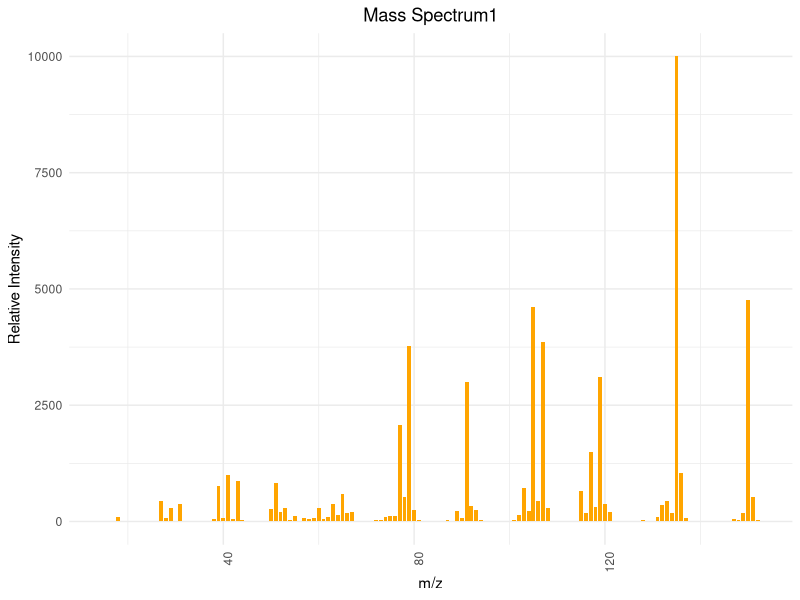
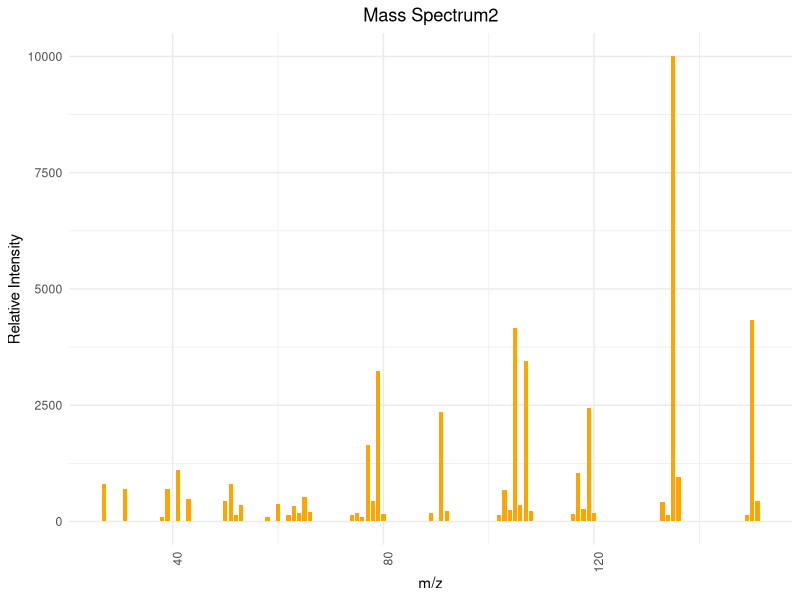
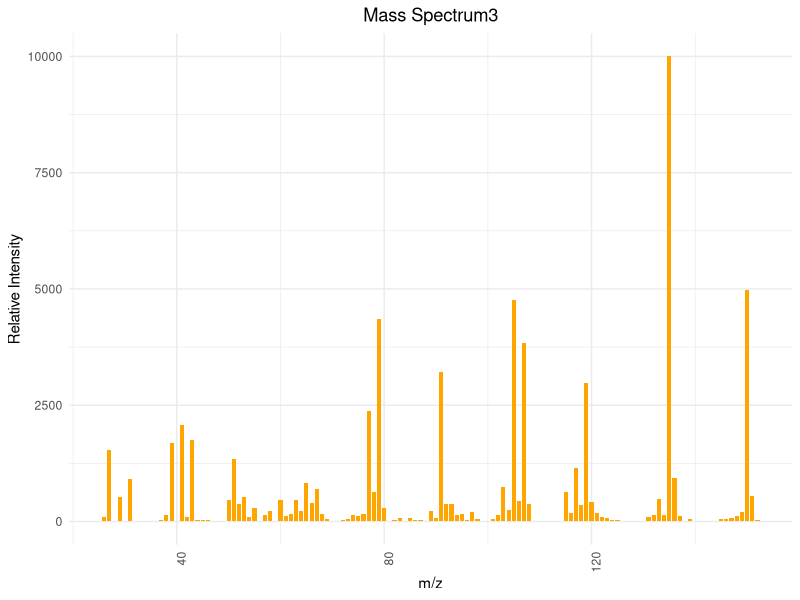
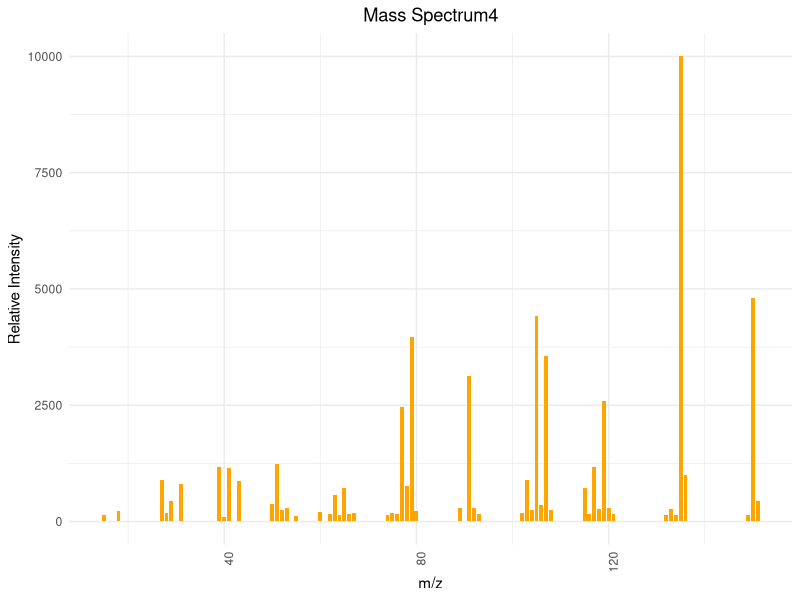
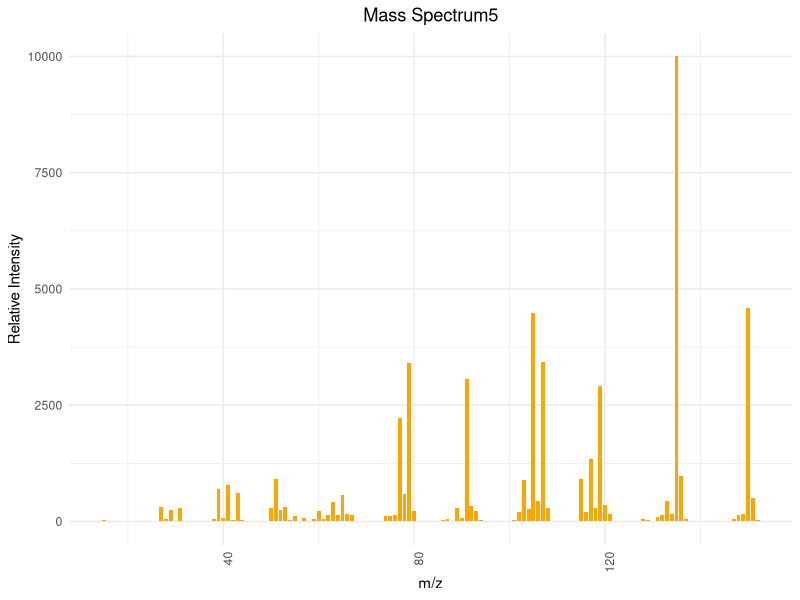

Recreate these plots in R, in order.
## ---- chunk 1
# 安装并加载所需的包
library(ggplot2)

# 图1
mz1 <- c(15, 17, 18, 26, 27, 28, 29, 30, 31, 32, 37, 38, 39, 40, 41, 42, 43, 44, 45, 46, 49, 50, 51, 52, 53, 54, 55, 56, 57, 58, 59, 60, 61, 62, 63, 64, 65, 66, 67, 68, 69, 72, 73, 74, 75, 76, 77, 78, 79, 80, 81, 82, 85, 86, 87, 88, 89, 90, 91, 92, 93, 94, 95, 98, 101, 102, 103, 104, 105, 106, 107, 108, 109, 113, 114, 115, 116, 117, 118, 119, 120, 121, 122, 127, 128, 129, 130, 131, 132, 133, 134, 135, 136, 137, 147, 148, 149, 150, 151, 152)
intensity1 <- c(20, 10, 90, 10, 440, 80, 280, 10, 380, 10, 10, 60, 760, 70, 1010, 50, 870, 30, 20, 10, 10, 260, 820, 210, 280, 30, 110, 20, 80, 50, 80, 280, 60, 100, 370, 150, 590, 190, 200, 10, 10, 30, 30, 100, 120, 110, 2070, 520, 3770, 250, 30, 10, 10, 20, 30, 10, 220, 80, 2990, 340, 240, 30, 20, 10, 30, 140, 710, 230, 4610, 450, 3850, 300, 20, 10, 10, 660, 180, 1490, 310, 3110, 380, 200, 20, 20, 40, 20, 10, 90, 350, 450, 190, 9999, 1050, 70, 60, 40, 190, 4770, 520, 30)

data1 <- data.frame(mz1, intensity1)


ggplot(data1, aes(x=mz1, y=intensity1)) +
  geom_bar(stat="identity", fill="orange", width=0.8) + 
  theme_minimal() + 
  labs(title="Mass Spectrum1",
       x="m/z",
       y="Relative Intensity") + 
  theme(axis.text.x = element_text(angle = 90, hjust = 1), plot.title = element_text(hjust = 0.5))  

# 图2
mz2 <- c(27, 31, 38, 39, 41, 43, 50, 51, 52, 53, 58, 60, 62, 63, 64, 65, 66, 74, 75, 76, 77, 78, 79, 80, 89, 91, 92, 102, 103, 104, 105, 106, 107, 108, 116, 117, 118, 119, 120, 133, 134, 135, 136, 149, 150, 151)
intensity2 <- c(810, 700, 100, 700, 1110, 480, 430, 800, 150, 360, 100, 370, 140, 340, 180, 520, 200, 130, 180, 100, 1650, 450, 3240, 170, 190, 2350, 230, 130, 680, 250, 4160, 350, 3450, 230, 170, 1040, 260, 2450, 180, 410, 130, 9999, 950, 150, 4340, 450)

data2 <- data.frame(mz2, intensity2)

ggplot(data2, aes(x=mz2, y=intensity2)) +
  geom_bar(stat="identity", fill="orange", width=0.8) + 
  theme_minimal() + 
  labs(title="Mass Spectrum2",
       x="m/z",
       y="Relative Intensity") + 
  theme(axis.text.x = element_text(angle = 90, hjust = 1), plot.title = element_text(hjust = 0.5))  

# 图3
mz3 <- c(26, 27, 29, 30, 31, 37, 38, 39, 41, 42, 43, 44, 45, 46, 50, 51, 52, 53, 54, 55, 56, 57, 58, 60, 61, 62, 63, 64, 65, 66, 67, 68, 69, 70, 72, 73, 74, 75, 76, 77, 78, 79, 80, 82, 83, 85, 86, 87, 89, 90, 91, 92, 93, 94, 95, 96, 97, 98, 99, 101, 102, 103, 104, 105, 106, 107, 108, 110, 111, 115, 116, 117, 118, 119, 120, 121, 122, 123, 124, 125, 128, 129, 130, 131, 132, 133, 134, 135, 136, 137, 138, 139, 145, 146, 147, 148, 149, 150, 151, 152)
intensity3 <- c(90, 1530, 530, 20, 920, 30, 130, 1680, 2080, 90, 1760, 40, 40, 30, 460, 1350, 370, 530, 100, 300, 20, 130, 220, 470, 120, 170, 470, 220, 820, 390, 690, 160, 50, 20, 40, 50, 150, 110, 160, 2380, 630, 4360, 280, 30, 80, 70, 30, 30, 230, 70, 3210, 370, 370, 150, 160, 40, 210, 50, 20, 50, 140, 740, 240, 4760, 430, 3840, 370, 20, 10, 630, 180, 1140, 350, 2980, 410, 190, 90, 70, 30, 40, 20, 20, 20, 90, 130, 490, 140, 9999, 940, 120, 20, 50, 60, 50, 80, 120, 200, 4970, 550, 30)

data3 <- data.frame(mz3, intensity3)

ggplot(data3, aes(x=mz3, y=intensity3)) +
  geom_bar(stat="identity", fill="orange", width=0.8) + 
  theme_minimal() + 
  labs(title="Mass Spectrum3",
       x="m/z",
       y="Relative Intensity") + 
  theme(axis.text.x = element_text(angle = 90, hjust = 1), plot.title = element_text(hjust = 0.5)) 

# 图4
mz4 <- c(15, 18, 27, 28, 29, 31, 39, 40, 41, 43, 50, 51, 52, 53, 55, 60, 62, 63, 64, 65, 66, 67, 74, 75, 76, 77, 78, 79, 80, 89, 91, 92, 93, 102, 103, 104, 105, 106, 107, 108, 115, 116, 117, 118, 119, 120, 121, 132, 133, 134, 135, 136, 149, 150, 151)
intensity4 <- c(130, 230, 900, 190, 450, 800, 1170, 100, 1140, 860, 370, 1230, 240, 300, 120, 200, 160, 570, 150, 720, 160, 180, 150, 180, 160, 2460, 760, 3970, 220, 300, 3130, 300, 170, 190, 900, 250, 4410, 350, 3550, 250, 710, 160, 1170, 260, 2590, 300, 170, 130, 260, 140, 9999, 990, 140, 4800, 450)

data4 <- data.frame(mz4, intensity4)

ggplot(data4, aes(x=mz4, y=intensity4)) +
  geom_bar(stat="identity", fill="orange", width=0.8) + 
  theme_minimal() + 
  labs(title="Mass Spectrum4",
       x="m/z",
       y="Relative Intensity") + 
  theme(axis.text.x = element_text(angle = 90, hjust = 1), plot.title = element_text(hjust = 0.5)) 

# 图5
mz5 <- c(15, 26, 27, 28, 29, 30, 31, 37, 38, 39, 40, 41, 42, 43, 44, 45, 46, 49, 50, 51, 52, 53, 54, 55, 56, 57, 59, 60, 61, 62, 63, 64, 65, 66, 67, 69, 72, 73, 74, 75, 76, 77, 78, 79, 80, 81, 85, 86, 87, 88, 89, 90, 91, 92, 93, 94, 95, 98, 99, 101, 102, 103, 104, 105, 106, 107, 108, 109, 113, 114, 115, 116, 117, 118, 119, 120, 121, 122, 127, 128, 129, 130, 131, 132, 133, 134, 135, 136, 137, 147, 148, 149, 150, 151, 152)
intensity5 <- c(30, 20, 310, 60, 250, 20, 300, 10, 60, 690, 70, 790, 40, 620, 30, 20, 10, 10, 300, 910, 240, 310, 30, 120, 10, 80, 60, 220, 60, 130, 420, 150, 580, 170, 150, 10, 20, 20, 120, 120, 130, 2230, 600, 3410, 230, 20, 10, 30, 50, 20, 280, 80, 3060, 330, 220, 30, 10, 10, 10, 30, 200, 900, 260, 4490, 440, 3420, 280, 20, 10, 10, 920, 210, 1350, 290, 2910, 360, 170, 20, 20, 50, 30, 10, 90, 150, 440, 170, 9999, 980, 60, 60, 140, 160, 4600, 510, 40)

data5 <- data.frame(mz5, intensity5)

ggplot(data5, aes(x=mz5, y=intensity5)) +
  geom_bar(stat="identity", fill="orange", width=0.8) + 
  theme_minimal() + 
  labs(title="Mass Spectrum5",
       x="m/z",
       y="Relative Intensity") + 
  theme(axis.text.x = element_text(angle = 90, hjust = 1), plot.title = element_text(hjust = 0.5)) 
